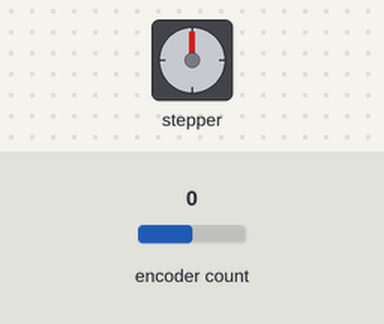
Simulated run of this sketch. Board: Arduino Uno, built with avr-gcc and run on an emulated ATmega328P. Shown: stepper motor. The inputs (shaded band) are chosen by the test bench; at power-on: encoder count 0. Stepper angles assume 200 steps per turn.

Above: at 1.2 s.
1.3 s: encoder count set to 1
At 2.2 s:
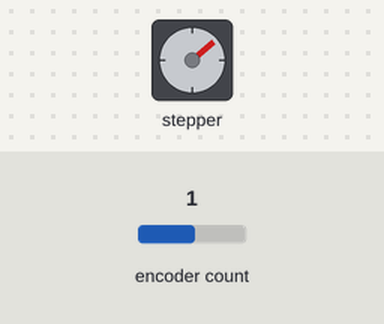
2.8 s: encoder count set to 2
At 3.4 s:
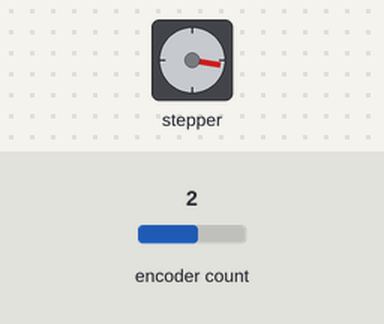
4.3 s: encoder count set to 3
At 5.5 s:
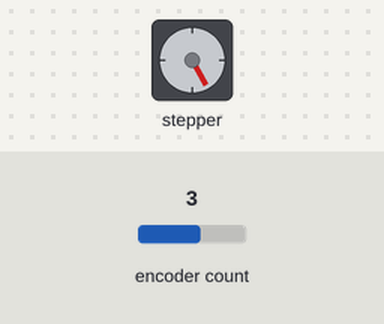
5.8 s: encoder count set to 4
At 6.8 s:
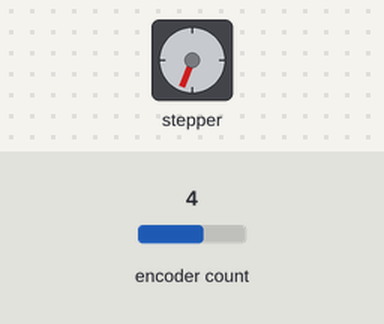
7.3 s: encoder count set to 5
At 8.0 s:
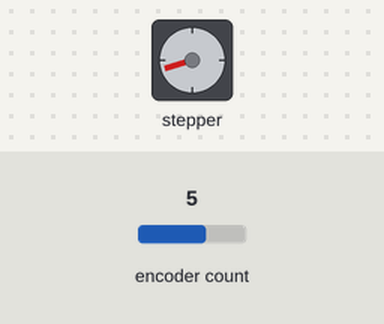
8.8 s: encoder count set to 6
At 9.1 s:
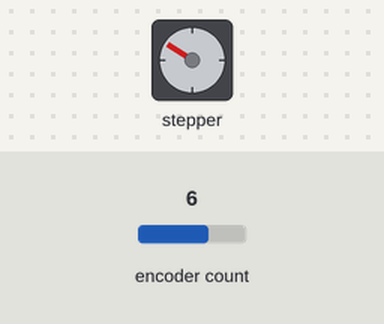
Timing chart, 0 to 11.3 s (numbered marks = the images above; inputs shaded):
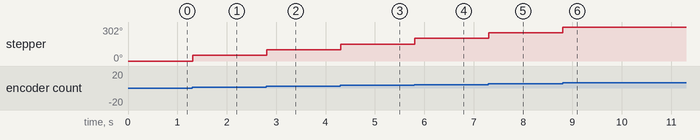

Measured:
- after the input at 1.3 s, stepper: turns 50° clockwise, starting at once
- after the input at 2.8 s, stepper: turns 50° clockwise, starting at once
- after the input at 4.3 s, stepper: turns 51° clockwise, starting at once
- after the input at 5.8 s, stepper: turns 50° clockwise, starting at once
- after the input at 7.3 s, stepper: turns 51° clockwise, starting at once
- after the input at 8.8 s, stepper: turns 50° clockwise, starting at once

The sketch:

final_stepper.ino
```cpp
#include <Wire.h>
#include <Adafruit_MotorShield.h>
#include <utility/Adafruit_MS_PWMServoDriver.h>
#include <Encoder.h>

Adafruit_MotorShield AFMS = Adafruit_MotorShield();
Adafruit_StepperMotor *motor = AFMS.getStepper(200, 2);
Encoder encoder(2, 3);

const int potPin = A0;
const long deg_to_step = 2750 / 360;

long current_steps = 0;

void setup() {
  Serial.begin(9600);
  AFMS.begin();
  motor->setSpeed(1);
}

void loop() {
  // read the potentiometer
  long pot_angle_deg = encoder.read();

  long target_steps = deg_to_step * pot_angle_deg;


  if (target_steps > current_steps) {
    motor->onestep(FORWARD, DOUBLE);
    current_steps++;
  }
  else if  (target_steps < current_steps) {
    motor->onestep(BACKWARD, DOUBLE);
    current_steps--;
  }
}
```
